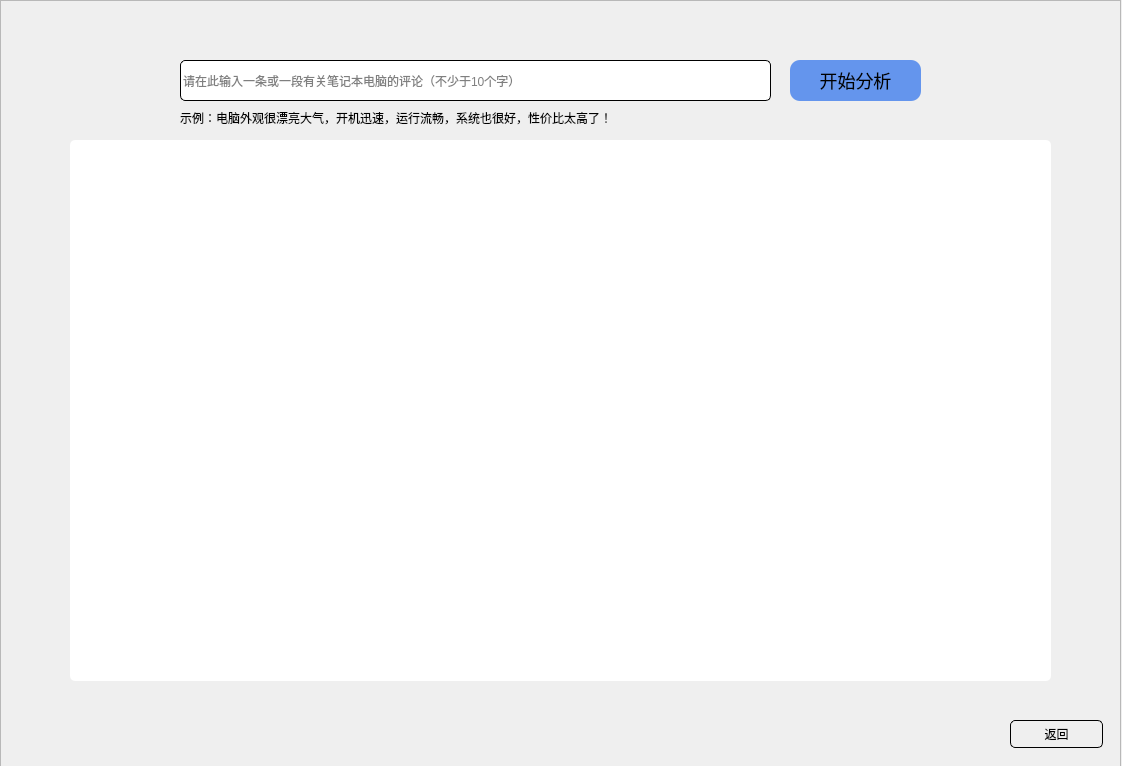
<?xml version="1.0" encoding="UTF-8"?>
<ui version="4.0">
 <class>Form</class>
 <widget class="QWidget" name="Form">
  <property name="geometry">
   <rect>
    <x>0</x>
    <y>0</y>
    <width>1122</width>
    <height>766</height>
   </rect>
  </property>
  <property name="windowTitle">
   <string>Form</string>
  </property>
  <widget class="QFrame" name="frameCommentAnalysis">
   <property name="geometry">
    <rect>
     <x>0</x>
     <y>0</y>
     <width>1121</width>
     <height>771</height>
    </rect>
   </property>
   <property name="frameShape">
    <enum>QFrame::StyledPanel</enum>
   </property>
   <property name="frameShadow">
    <enum>QFrame::Raised</enum>
   </property>
   <widget class="QLineEdit" name="lineEditComment">
    <property name="geometry">
     <rect>
      <x>180</x>
      <y>60</y>
      <width>591</width>
      <height>41</height>
     </rect>
    </property>
    <property name="styleSheet">
     <string notr="true">QLineEdit {
	border: 1px solid;
	border-radius: 5px;
	border-style: outset;
}</string>
    </property>
    <property name="placeholderText">
     <string>请在此输入一条或一段有关笔记本电脑的评论（不少于10个字）</string>
    </property>
   </widget>
   <widget class="QFrame" name="frameAnalysisResult">
    <property name="geometry">
     <rect>
      <x>70</x>
      <y>140</y>
      <width>981</width>
      <height>541</height>
     </rect>
    </property>
    <property name="styleSheet">
     <string notr="true">QFrame {
	background-color: white;
	border-radius: 5px;
}</string>
    </property>
    <property name="frameShape">
     <enum>QFrame::StyledPanel</enum>
    </property>
    <property name="frameShadow">
     <enum>QFrame::Raised</enum>
    </property>
   </widget>
   <widget class="QPushButton" name="buttonAnalyse">
    <property name="geometry">
     <rect>
      <x>790</x>
      <y>60</y>
      <width>131</width>
      <height>41</height>
     </rect>
    </property>
    <property name="styleSheet">
     <string notr="true">QPushButton {
	font-size: 18px;
    font-style: bold;
    background: #6495ED;
    border-style: outset;
    border-radius: 10px;
}
QPushButton:pressed {
	background: #BEBEBE;
}</string>
    </property>
    <property name="text">
     <string>开始分析</string>
    </property>
   </widget>
   <widget class="QPushButton" name="buttonReturn">
    <property name="geometry">
     <rect>
      <x>1010</x>
      <y>720</y>
      <width>93</width>
      <height>28</height>
     </rect>
    </property>
    <property name="styleSheet">
     <string notr="true">QPushButton {
	border: 1px solid;
	border-radius: 5px;
}</string>
    </property>
    <property name="text">
     <string>返回</string>
    </property>
   </widget>
   <widget class="QLabel" name="labelExample">
    <property name="geometry">
     <rect>
      <x>180</x>
      <y>110</y>
      <width>561</width>
      <height>16</height>
     </rect>
    </property>
    <property name="styleSheet">
     <string notr="true">QLabel {
	font-style: bold;
}</string>
    </property>
    <property name="text">
     <string>示例：电脑外观很漂亮大气，开机迅速，运行流畅，系统也很好，性价比太高了！</string>
    </property>
   </widget>
  </widget>
 </widget>
 <resources/>
 <connections/>
</ui>
